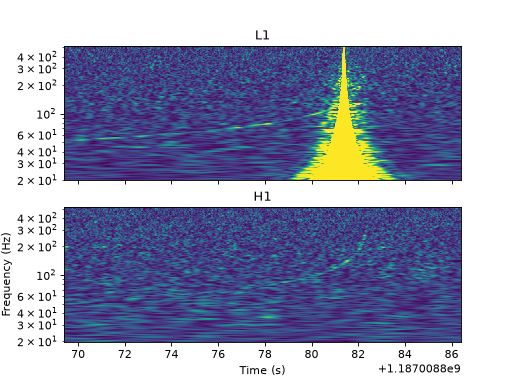

Recreate this plot in Python.
import matplotlib.pyplot as pp

import pycbc.catalog

m = pycbc.catalog.Merger("GW170817", source="gwtc-1")

fig, axs = pp.subplots(2, 1, sharex=True, sharey=True)
for ifo, ax in zip(["L1", "H1"], axs, strict=True):
    pp.sca(ax)
    pp.title(ifo)
    # Retreive data around the BNS merger
    ts = m.strain(ifo).time_slice(m.time - 15, m.time + 6)

    # Whiten the data with a 4s filter
    white = ts.whiten(4, 4)

    times, freqs, power = white.qtransform(
        0.01, logfsteps=200, qrange=(110, 110), frange=(20, 512)
    )
    pp.pcolormesh(times, freqs, power**0.5, vmax=5)

pp.yscale("log")
pp.ylabel("Frequency (Hz)")
pp.xlabel("Time (s)")
pp.show()
